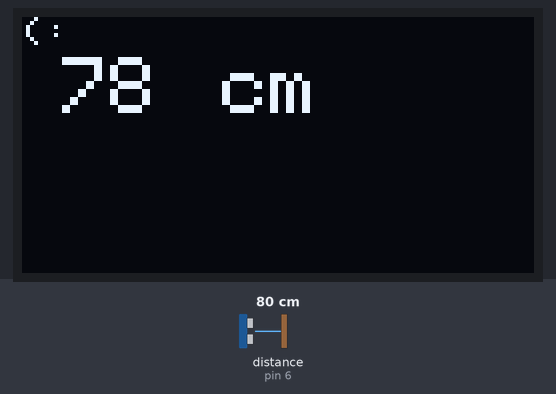
The sketch below on a simulated Arduino Uno, built with avr-gcc and run on an emulated ATmega328P. Shown: 128×64 one-colour display. Wiring (inferred from the names in the program): ultrasonic range finder: trigger pin 7; echo pin 6. Inputs (shaded band) come from the test bench; at power-on: distance to the obstacle (sensor on pin 6) 80 cm. The echo pulse lasts 58.3 µs per cm.

Above: at 1.2 s.
1.3 s: distance to the obstacle (sensor on pin 6) set to 2 cm
At 2.5 s:
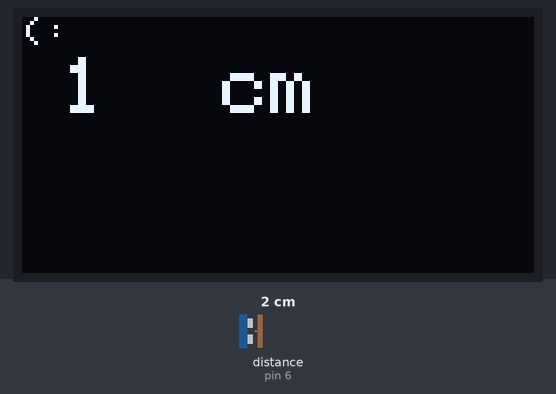
2.8 s: distance to the obstacle (sensor on pin 6) set to 4 cm
At 3.3 s:
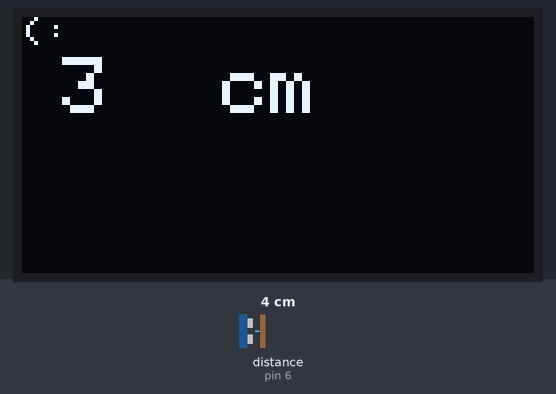
4.4 s: distance to the obstacle (sensor on pin 6) set to 9 cm
At 5.2 s:
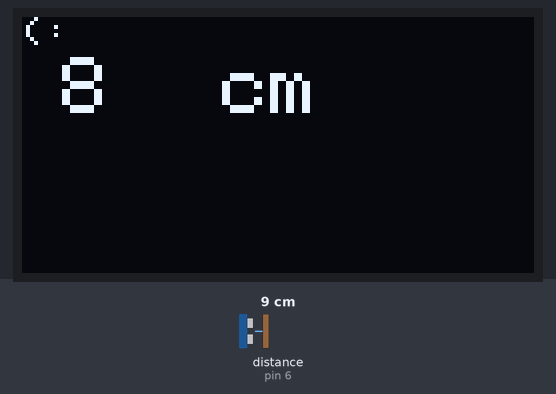
Timing chart, 0 to 7.4 s (numbered marks = the images above; inputs shaded):
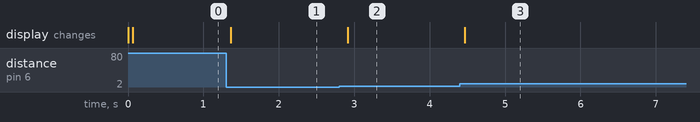

Measured:
- after the input at 1.3 s, the display: changes after 0.06 s (image 1)
- after the input at 2.8 s, the display: changes after 0.11 s (image 2)
- after the input at 4.4 s, the display: changes after 0.07 s (image 3)

The sketch:

oltrasonik-oled.ino
```cpp
//FoadTeymoori
#include <SPI.h>
#include <Wire.h>
#include <Adafruit_GFX.h>
#include <Adafruit_SSD1306.h>
Adafruit_SSD1306 display(-1);
    long duration;
    int distance;
    const int trig = 7;
    const int echo = 6;
    void setup() {
    pinMode(trig, OUTPUT);
    pinMode(echo, INPUT);
    }
    void loop() {
  distance = calculateDistance();
  display.begin(SSD1306_SWITCHCAPVCC, 0x3C);
  display.clearDisplay();
  display.setTextSize(2);
  display.setTextColor(WHITE);
  display.setCursor(10,10);
  display.println(distance);
  display.setCursor(50,10);
  display.println("cm");
  display.setCursor(0,0);
  display.setTextSize(1);
  display.println("(:");
  display.display();
}
  int calculateDistance(){
  digitalWrite(trig, LOW);
  delayMicroseconds(2);
  digitalWrite(trig, HIGH);
  delayMicroseconds(10);
  digitalWrite(trig, LOW);
  duration = pulseIn(echo, HIGH);
  distance= duration*0.034/2;
  return distance;
}
```
